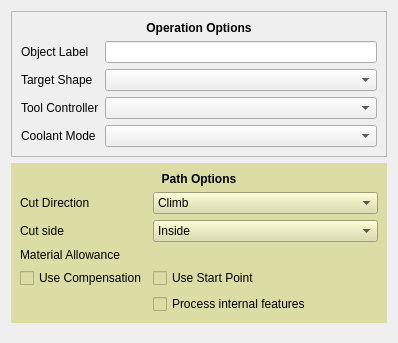
<?xml version="1.0" encoding="UTF-8"?>
<ui version="4.0">
 <class>Form</class>
 <widget class="QWidget" name="Form">
  <property name="geometry">
   <rect>
    <x>0</x>
    <y>0</y>
    <width>398</width>
    <height>343</height>
   </rect>
  </property>
  <property name="windowTitle">
   <string>Form</string>
  </property>
  <layout class="QGridLayout" name="gridLayout_4">
   <item row="3" column="0">
    <spacer name="verticalSpacer">
     <property name="orientation">
      <enum>Qt::Vertical</enum>
     </property>
     <property name="sizeHint" stdset="0">
      <size>
       <width>20</width>
       <height>40</height>
      </size>
     </property>
    </spacer>
   </item>
   <item row="1" column="0">
    <widget class="QWidget" name="pathOptions" native="true">
     <property name="styleSheet">
      <string notr="true">background-color: rgb(220, 220, 165);</string>
     </property>
     <layout class="QFormLayout" name="formLayout">
      <property name="fieldGrowthPolicy">
       <enum>QFormLayout::AllNonFixedFieldsGrow</enum>
      </property>
      <item row="0" column="0" colspan="2">
       <widget class="QLabel" name="pathOptions_label">
        <property name="font">
         <font>
          <weight>75</weight>
          <bold>true</bold>
         </font>
        </property>
        <property name="text">
         <string>Path Options</string>
        </property>
        <property name="alignment">
         <set>Qt::AlignCenter</set>
        </property>
       </widget>
      </item>
      <item row="1" column="0">
       <widget class="QLabel" name="cutDirection_label">
        <property name="text">
         <string>Cut Direction</string>
        </property>
       </widget>
      </item>
      <item row="1" column="1">
       <widget class="QComboBox" name="cutDirection">
        <property name="sizePolicy">
         <sizepolicy hsizetype="Preferred" vsizetype="Preferred">
          <horstretch>0</horstretch>
          <verstretch>0</verstretch>
         </sizepolicy>
        </property>
        <property name="toolTip">
         <string>&lt;html&gt;&lt;head/&gt;&lt;body&gt;&lt;p&gt;The cutting mode assumes that the cut on one side of the tool bit represents the resulting part and the other side is either already milled away or will be removed later on.&lt;/p&gt;&lt;p&gt;Keeping that in mind climb mode is called when the tool bit is moved into the cut on each rotation, whereas in conventional mode the tool bits rotation and the tools lateral movement are in the same direction.&lt;/p&gt;&lt;/body&gt;&lt;/html&gt;</string>
        </property>
        <item>
         <property name="text">
          <string>Climb</string>
         </property>
        </item>
        <item>
         <property name="text">
          <string>Conventional</string>
         </property>
        </item>
       </widget>
      </item>
      <item row="2" column="0">
       <widget class="QLabel" name="cutSide_label">
        <property name="text">
         <string>Cut side</string>
        </property>
       </widget>
      </item>
      <item row="2" column="1">
       <widget class="QComboBox" name="cutSide">
        <property name="sizePolicy">
         <sizepolicy hsizetype="Preferred" vsizetype="Preferred">
          <horstretch>0</horstretch>
          <verstretch>0</verstretch>
         </sizepolicy>
        </property>
        <property name="toolTip">
         <string>&lt;html&gt;&lt;head/&gt;&lt;body&gt;&lt;p&gt;Cut inside or outside of the selected shapes&lt;/p&gt;&lt;/body&gt;&lt;/html&gt;</string>
        </property>
        <item>
         <property name="text">
          <string>Inside</string>
         </property>
        </item>
        <item>
         <property name="text">
          <string>Outside</string>
         </property>
        </item>
       </widget>
      </item>
      <item row="4" column="0">
       <widget class="QLabel" name="materialAllowance_label">
        <property name="text">
         <string>Material Allowance</string>
        </property>
       </widget>
      </item>
      <item row="5" column="0">
       <widget class="QCheckBox" name="useCompensation">
        <property name="toolTip">
         <string>&lt;html&gt;&lt;head/&gt;&lt;body&gt;&lt;p&gt;If checked the profile operation is offset by the tool radius. The offset direction is determined by the Cut Side.&lt;/p&gt;&lt;/body&gt;&lt;/html&gt;</string>
        </property>
        <property name="text">
         <string>Use Compensation</string>
        </property>
       </widget>
      </item>
      <item row="5" column="1">
       <widget class="QCheckBox" name="useStartPoint">
        <property name="toolTip">
         <string>&lt;html&gt;&lt;head/&gt;&lt;body&gt;&lt;p&gt;Specify if this operation uses a starting point.&lt;/p&gt;&lt;/body&gt;&lt;/html&gt;</string>
        </property>
        <property name="text">
         <string>Use Start Point</string>
        </property>
       </widget>
      </item>
      <item row="4" column="1">
       <widget class="Gui::QuantitySpinBox" name="materialAllowance" native="true">
        <property name="sizePolicy">
         <sizepolicy hsizetype="Minimum" vsizetype="Preferred">
          <horstretch>0</horstretch>
          <verstretch>0</verstretch>
         </sizepolicy>
        </property>
        <property name="unit" stdset="0">
         <string notr="true"/>
        </property>
       </widget>
      </item>
      <item row="6" column="1">
       <widget class="QCheckBox" name="processInternalFeatures">
        <property name="text">
         <string>Process internal features</string>
        </property>
       </widget>
      </item>
     </layout>
    </widget>
   </item>
   <item row="0" column="0">
    <widget class="QFrame" name="operationOptions">
     <property name="styleSheet">
      <string notr="true"/>
     </property>
     <property name="frameShape">
      <enum>QFrame::StyledPanel</enum>
     </property>
     <property name="frameShadow">
      <enum>QFrame::Raised</enum>
     </property>
     <layout class="QGridLayout" name="gridLayout_3">
      <item row="3" column="1">
       <widget class="QComboBox" name="toolController">
        <property name="toolTip">
         <string>&lt;html&gt;&lt;head/&gt;&lt;body&gt;&lt;p&gt;The tool and its settings to be used for this operation.&lt;/p&gt;&lt;/body&gt;&lt;/html&gt;</string>
        </property>
       </widget>
      </item>
      <item row="2" column="1">
       <widget class="QComboBox" name="targetShape"/>
      </item>
      <item row="4" column="0">
       <widget class="QLabel" name="coolantController_label">
        <property name="text">
         <string>Coolant Mode</string>
        </property>
       </widget>
      </item>
      <item row="0" column="0" colspan="2">
       <widget class="QLabel" name="operationOptions_label">
        <property name="font">
         <font>
          <weight>75</weight>
          <bold>true</bold>
         </font>
        </property>
        <property name="text">
         <string>Operation Options</string>
        </property>
        <property name="alignment">
         <set>Qt::AlignCenter</set>
        </property>
       </widget>
      </item>
      <item row="3" column="0">
       <widget class="QLabel" name="toolController_label">
        <property name="text">
         <string>Tool Controller</string>
        </property>
       </widget>
      </item>
      <item row="4" column="1">
       <widget class="QComboBox" name="coolantController">
        <property name="toolTip">
         <string>&lt;html&gt;&lt;head/&gt;&lt;body&gt;&lt;p&gt;The tool and its settings to be used for this operation.&lt;/p&gt;&lt;/body&gt;&lt;/html&gt;</string>
        </property>
       </widget>
      </item>
      <item row="2" column="0">
       <widget class="QLabel" name="targetShape_label">
        <property name="text">
         <string>Target Shape</string>
        </property>
       </widget>
      </item>
      <item row="1" column="1">
       <widget class="QLineEdit" name="objectLabel"/>
      </item>
      <item row="1" column="0">
       <widget class="QLabel" name="objectLabel_label">
        <property name="text">
         <string>Object Label</string>
        </property>
       </widget>
      </item>
     </layout>
    </widget>
   </item>
  </layout>
 </widget>
 <customwidgets>
  <customwidget>
   <class>Gui::QuantitySpinBox</class>
   <extends>QWidget</extends>
   <header>Gui/QuantitySpinBox.h</header>
  </customwidget>
 </customwidgets>
 <tabstops>
  <tabstop>toolController</tabstop>
  <tabstop>coolantController</tabstop>
  <tabstop>cutDirection</tabstop>
  <tabstop>cutSide</tabstop>
  <tabstop>useCompensation</tabstop>
  <tabstop>useStartPoint</tabstop>
 </tabstops>
 <resources/>
 <connections/>
</ui>
